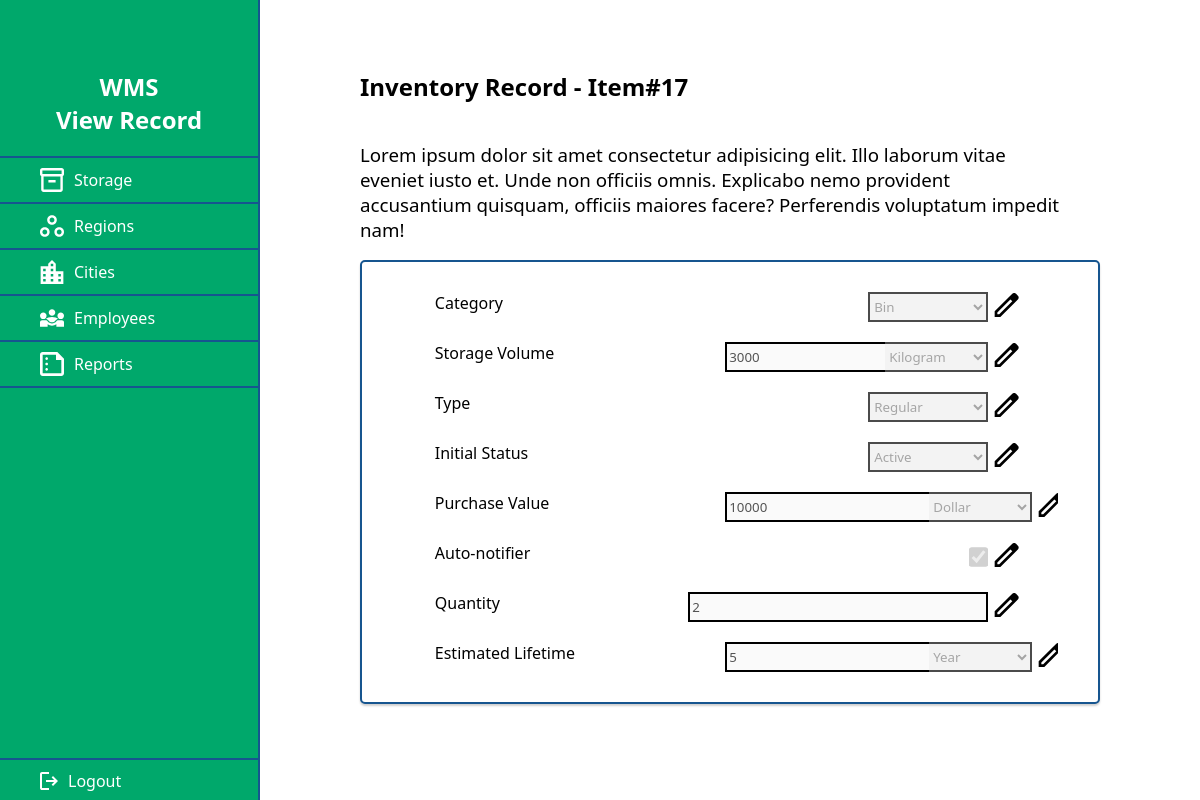
The app's page /view/storage/storage-view-record.php?id=17 (signed in) with its own data.
### tables this page shows
CREATE TABLE `storage` (
  `id` int(11) NOT NULL,
  `category` varchar(100) NOT NULL,
  `volume` int(11) NOT NULL,
  `volume_unit` varchar(100) NOT NULL,
  `type` varchar(100) NOT NULL,
  `initial_status` varchar(100) NOT NULL,
  `value` int(11) NOT NULL,
  `value_unit` varchar(100) NOT NULL,
  `autonotifier` varchar(100) NOT NULL,
  `quantity` int(11) NOT NULL,
  `lifetime` int(11) NOT NULL,
  `lifetime_unit` varchar(100) NOT NULL,
  `temporary_storage` varchar(100) NOT NULL,
  `modification_date` date DEFAULT NULL
);

### controller/ControllerAuth.php (called while the page is built, shortened)
<?php
    class ControllerAuth
    {
        static function getRoot()
        {
            $isHTTPS = !empty($_SERVER['HTTPS']);
            $protocol = $isHTTPS ? 'https' : 'http';
            $host = $_SERVER['HTTP_HOST'];
            $root = $protocol . '://' . $host;
            return $root;
        }
    }
?>

### controller/ControllerStorage.php (called while the page is built, shortened)
<?php
class ControllerStorage
{
    private $entity;
    public function __construct()
    {
        $this->entity = new Storage();
    }
    public function getRecord($qs, $root)
    {
        $queryString = $qs;
        $queryArray = [];
        parse_str($queryString, $queryArray);
        $id = isset($queryArray['id']) ? $queryArray['id'] : "false";
        $isEdit = isset($queryArray['edit']) ? $queryArray['edit'] : "false";
        if (sizeof($queryArray) > 0 && $id != "false") {
            $record = $this->fetchRecord(intval($queryArray['id']))[0];
        }
        $record['isEdit'] = $isEdit;
        return $record;
    }
    private function fetchRecord($id)
    {
        $queryResult =  $this->entity->getById($id);
        if ($queryResult->num_rows > 0) {
            $fetchResult = $queryResult->fetch_all(MYSQLI_ASSOC);
            return $fetchResult;
        }
        return false;
    }
}

### model/Storage.php (called while the page is built, shortened)
<?php
class Storage
{
    private $db;
    private $table = 'storage';
    private $id = 'id';
    public function __construct()
    {
        $this->db = new Database();
    }
    public function getById($value)
    {
        try {
            $result = $this->db->queryRaw("SELECT * FROM $this->table WHERE $this->id = $value");
            return $result;
        } catch (Exception $e) {
            var_dump($e->getMessage());
            return $e;
        }
        return false;
    }
}

### database/index.php (called while the page is built, shortened)
<?php
class Database
{
    private $connection;
    public function __construct(String $username = Constants::DB_USER, String $password = Constants::DB_PASSWORD)
    {
        $this->connection = new mysqli(Constants::DB_HOST, $username, $password, Constants::DB_NAME);
    }
    public function queryRaw(String $query): mysqli_result|String
    {
        try {
            return $this->connection->query($query);
        } catch (Exception $e) {
            return $e->getMessage();
        }
    }
}
?>

### view/storage/storage-view-record.php (the view, shortened to what this page needs)
<?php
    $auth = new ControllerAuth();
    $controller = new ControllerStorage();
    $auth->checkAuth();
    $root = $auth->getRoot();
    $record = $controller->getRecord($_SERVER['QUERY_STRING'], $root);
    function checkIsEdit($record, $type = "disabled") {
        $output = ($record['isEdit'] == "false") ? $type : "";
        echo $output;
        return $output == "";
    };
    function editBtn($record, $id = "") {
        $btn = "
        <button class='change-loc' type='button' style='background-color: transparent; border: none;'>
            <svg width='25' height='24' viewBox='0 0 25 24' fill='none' xmlns='http://www.w3.org/2000/svg'>
                <path
                    d='M3.33341 21.3333H5.23342L18.2667 8.3L16.3667 6.4L3.33341 19.4333V21.3333ZM0.666748 24V18.3333L18.2667 0.766667C18.5334 0.522222 18.8279 0.333333 19.1501 0.2C19.4723 0.0666667 19.8112 0 20.1667 0C20.5223 0 20.8667 0.0666667 21.2001 0.2C21.5334 0.333333 21.8223 0.533333 22.0667 0.8L23.9001 2.66667C24.1667 2.91111 24.3612 3.2 24.4834 3.53333C24.6056 3.86667 24.6667 4.2 24.6667 4.53333C24.6667 4.88889 24.6056 5.22778 24.4834 5.55C24.3612 5.87222 24.1667 6.16667 23.9001 6.43333L6.33342 24H0.666748ZM17.3001 7.36667L16.3667 6.4L18.2667 8.3L17.3001 7.36667Z'
                    fill='black' />
            </svg>
        </button>";
        $output = $record['isEdit'] == "false" ? $btn : "";
        echo $output;
    }
    $setSelected = function ($propName, $result) use($record) {
        if (isset($record[$propName]) && $record[$propName] == $result) {
            echo "selected";
        }
    };
    $setValue = function ($propName) use($record) {
        if (isset($record[$propName])) {
            $res = $record[$propName];
            echo " value='$res'";
        }
    };
    $setChecked = function ($propName) use($record) {
        if (isset($record[$propName]) && $record[$propName] == "on") {
            echo " checked";
        }
    };
?>
<!DOCTYPE html>
<html lang="en">
    <head>
        <link rel="stylesheet" href="../../css/index.css">
    </head>
    <body>
        <?php include("../header.php"); ?>
        <main class="storage-main">
            <h2 class="storage-header">Inventory Record - Item#<?php echo $record['id']?></h2>
            <section class="storage-subheader-wrapper">
                <h3 class="storage-subheader" style="max-width: 700px; font-weight: 500;">Lorem ipsum dolor sit amet consectetur adipisicing elit. Illo laborum vitae eveniet iusto et. Unde non officiis omnis. Explicabo nemo provident accusantium quisquam, officiis maiores facere? Perferendis voluptatum impedit nam!</h3>
            </section>
            <section class="storage-form-wrapper">
                <form class="storage-form" id="storage-form" action="../../utils/submission.php" method="POST">
                    <div class="storage-form-lines-wrapper">
                        <div class="storage-form-line">
                            <label for="storage-category">Category</label>
                            <select name="storage-category" id="storage-category" style="width: 120px;" required <?php checkIsEdit($record) ?>>
                                <option value="bin" <?php $setSelected('category', 'bin')?>>Bin</option>
                            </select>
                            <?php editBtn($record) ?>
                        </div>
                        <div class="storage-form-line">
                            <label for="storage-volume">Storage Volume</label>
                            <div style="width: 300px; text-align: end; display: flex;">
                                <input name="storage-volume" id="storage-volume" type="number" min="1" max="4000" style="flex-grow: 1;" required <?php checkIsEdit($record); $setValue('volume'); ?>>
                                <select name="storage-volume-unit" id="storage-volume-unit" required <?php checkIsEdit($record) ?>>
                                    <option value="kilogram" <?php $setSelected('volume_unit', 'kilogram') ?>>Kilogram</option>
                                </select>
                            </div>
                        </div>
                        <div class="storage-form-line">
                            <label for="storage-type">Type</label>
                            <select name="storage-type" id="storage-type" style="width: 120px;" required <?php checkIsEdit($record) ?>>
                                <option value="regular" <?php $setSelected('type', 'regular') ?>>Regular</option>
                            </select>
                        </div>
                        <div class="storage-form-line">
                            <label for="storage-initial-status">Initial Status</label>
                            <select name="storage-initial-status" id="storage-initial-status" style="width: 120px;" required <?php checkIsEdit($record) ?>>
                                <option value="active" <?php $setSelected('initial_status', 'active') ?>>Active</option>
                            </select>
                        </div>
                        <div class="storage-form-line">
                            <label for="storage-value">Purchase Value</label>
                            <div style="width: 300px; text-align: end; display: flex;">
                                <input name="storage-value" id="storage-value" type="number" min="1" style="flex-grow: 1;" required <?php checkIsEdit($record); $setValue('value');  ?>>
                                <select name="storage-value-unit" id="storage-value-unit" required <?php checkIsEdit($record) ?>>
                                    <option <?php $setSelected('value_unit', 'dollar') ?> value="dollar">Dollar</option>
                                </select>
                            </div>
                        </div>
                        <div class="storage-form-line">
                            <label for="storage-notifier">Auto-notifier</label>
                            <input type="checkbox" name="storage-notifier" id="storage-notifier" <?php checkIsEdit($record); $setChecked('autonotifier');  ?>>
                        </div>
                        <div class="storage-form-line">
                            <label for="storage-quantity">Quantity</label>
                            <input type="number" min="1" name="storage-quantity" id="storage-quantity" style="width: 300px" required <?php checkIsEdit($record); $setValue('quantity');  ?>>
                        </div>
                        <div class="storage-form-line">
                            <label for="storage-estimated-lifetime">Estimated Lifetime</label>
                            <div style="width: 300px; text-align: end; display: flex;">
                                <input name="storage-estimated-lifetime" id="storage-estimated-lifetime" type="number" min="1" style="flex-grow: 1;" required <?php checkIsEdit($record); $setValue('lifetime'); ?>>
                                <select name="storage-estimated-lifetime-unit" id="storage-estimated-lifetime-unit" required <?php checkIsEdit($record) ?>>
                                    <option <?php $setSelected('lifetime_unit', 'year') ?> value="year">Year</option>
                                </select>
                            </div>
                        </div>
                    </div>
                </form>
            </section>
            <div style="width: 100%; padding-top: 20px; margin: auto;">
            </div>
        </main>
    </body>
</html>

### css/index.css (style rules this page uses)
:root { --light-blue: #0077b6; --dark-blue: #16558f; --white: #ffffff; --gray: #d9d9d9; --brown: #987654; --green: #00a86b; --red: #800020; --light-green: #77b600; --dark-green: #243700; }
* { box-sizing: border-box; font-family: "Segoe UI", Tahoma, Geneva, Verdana, sans-serif; }
html, body { padding: 0; margin: 0; background-color: var(--white); }
body { display: flex; }
main { flex-grow: 1; padding: 50px 20px; }
.storage-main { padding: 50px 100px 20px; }
.storage-subheader-wrapper { display: flex; flex-direction: row; align-items: center; justify-content: space-between; }
.storage-subheader { padding: 0; max-width: 400px; }
.storage-form-wrapper { background-color: var(--white); padding: 20px 40px; border: 2px solid var(--dark-blue); border-radius: 5px; box-shadow: 0px 2px 2px 0px rgba(99, 99, 99, 0.3); }
.storage-form { height: 400px; display: flex; flex-direction: column; justify-content: space-between; }
.storage-form-lines-wrapper { height: 70%; display: flex; flex-direction: column; justify-content: space-between; flex-grow: 1; overflow-y: scroll; overflow-x: hidden; }
.storage-form-line { margin: auto; padding: 10px 0; width: 90%; flex-grow: 1; display: flex; justify-content: space-between; }
.storage-form-line > label { flex-grow: 1; }
.storage-form-line input { border: 2px solid #000; }
.storage-form-line div input { border-right: none; }
.storage-form-line select { border: 2px solid #000; }
.storage-form-line div select { border: 2px solid #000; border-left: none; }
.storage-form-line input[type="checkbox"] { transform: scale(1.5); }

### records on screen
storage: id "17", storage-category "Bin", storage-volume "3000", storage-volume-unit "Kilogram", storage-type "Regular", storage-initial-status "Active", storage-value "10000", storage-value-unit "Dollar", autonotifier "☑", storage-quantity "2", storage-estimated-lifetime "5", storage-estimated-lifetime-unit "Year"

### other values on screen
$header "View Record"
